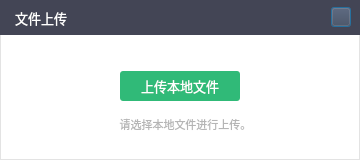
<?xml version="1.0" encoding="UTF-8"?>
<ui version="4.0">
 <class>STCloudUploadFileClass</class>
 <widget class="QDialog" name="STCloudUploadFileClass">
  <property name="geometry">
   <rect>
    <x>0</x>
    <y>0</y>
    <width>360</width>
    <height>160</height>
   </rect>
  </property>
  <property name="sizePolicy">
   <sizepolicy hsizetype="Preferred" vsizetype="Preferred">
    <horstretch>0</horstretch>
    <verstretch>0</verstretch>
   </sizepolicy>
  </property>
  <property name="minimumSize">
   <size>
    <width>360</width>
    <height>160</height>
   </size>
  </property>
  <property name="maximumSize">
   <size>
    <width>360</width>
    <height>160</height>
   </size>
  </property>
  <property name="windowTitle">
   <string>STCloudUploadFile</string>
  </property>
  <property name="styleSheet">
   <string notr="true">QDialog {background-color: #ffffff;border: 1px solid #e3e3e3;}</string>
  </property>
  <layout class="QVBoxLayout" name="verticalLayout">
   <property name="spacing">
    <number>0</number>
   </property>
   <property name="leftMargin">
    <number>0</number>
   </property>
   <property name="topMargin">
    <number>0</number>
   </property>
   <property name="rightMargin">
    <number>0</number>
   </property>
   <property name="bottomMargin">
    <number>0</number>
   </property>
   <item>
    <widget class="QWidget" name="widTitle" native="true">
     <property name="minimumSize">
      <size>
       <width>0</width>
       <height>35</height>
      </size>
     </property>
     <property name="maximumSize">
      <size>
       <width>16777215</width>
       <height>35</height>
      </size>
     </property>
     <property name="styleSheet">
      <string notr="true">background-color: #434555;</string>
     </property>
     <layout class="QHBoxLayout" name="horizontalLayout_10">
      <property name="spacing">
       <number>0</number>
      </property>
      <property name="leftMargin">
       <number>15</number>
      </property>
      <property name="topMargin">
       <number>0</number>
      </property>
      <property name="rightMargin">
       <number>0</number>
      </property>
      <property name="bottomMargin">
       <number>0</number>
      </property>
      <item>
       <widget class="QLabel" name="label_3">
        <property name="font">
         <font>
          <family>微软雅黑</family>
          <pointsize>10</pointsize>
         </font>
        </property>
        <property name="styleSheet">
         <string notr="true">color: rgb(255, 255, 255);</string>
        </property>
        <property name="text">
         <string>文件上传</string>
        </property>
       </widget>
      </item>
      <item>
       <spacer name="horizontalSpacer_5">
        <property name="orientation">
         <enum>Qt::Horizontal</enum>
        </property>
        <property name="sizeHint" stdset="0">
         <size>
          <width>448</width>
          <height>20</height>
         </size>
        </property>
       </spacer>
      </item>
      <item>
       <widget class="QWidget" name="widget_17" native="true">
        <layout class="QHBoxLayout" name="horizontalLayout_9">
         <property name="topMargin">
          <number>0</number>
         </property>
         <property name="bottomMargin">
          <number>0</number>
         </property>
         <item>
          <widget class="QPushButton" name="pbClose">
           <property name="minimumSize">
            <size>
             <width>20</width>
             <height>20</height>
            </size>
           </property>
           <property name="maximumSize">
            <size>
             <width>20</width>
             <height>20</height>
            </size>
           </property>
           <property name="styleSheet">
            <string notr="true">
QPushButton{border-image: url(:/STSample/Resources/images/close.png);}

QPushButton:hover:!pressed {
	
	background-color: #ff6741;
}</string>
           </property>
           <property name="text">
            <string/>
           </property>
          </widget>
         </item>
        </layout>
       </widget>
      </item>
     </layout>
    </widget>
   </item>
   <item>
    <widget class="QStackedWidget" name="swUpload">
     <property name="currentIndex">
      <number>0</number>
     </property>
     <widget class="QWidget" name="pageInit">
      <property name="styleSheet">
       <string notr="true">QWidget#pageInit{border-left: 1px solid #e3e3e3;
border-right: 1px solid #e3e3e3;border-bottom: 1px solid #e3e3e3;}</string>
      </property>
      <layout class="QVBoxLayout" name="verticalLayout_3">
       <property name="spacing">
        <number>6</number>
       </property>
       <property name="leftMargin">
        <number>1</number>
       </property>
       <property name="topMargin">
        <number>0</number>
       </property>
       <property name="rightMargin">
        <number>1</number>
       </property>
       <property name="bottomMargin">
        <number>0</number>
       </property>
       <item>
        <spacer name="verticalSpacer">
         <property name="orientation">
          <enum>Qt::Vertical</enum>
         </property>
         <property name="sizeHint" stdset="0">
          <size>
           <width>20</width>
           <height>40</height>
          </size>
         </property>
        </spacer>
       </item>
       <item>
        <widget class="QWidget" name="widUpload" native="true">
         <layout class="QHBoxLayout" name="horizontalLayout">
          <property name="topMargin">
           <number>9</number>
          </property>
          <property name="bottomMargin">
           <number>9</number>
          </property>
          <item>
           <spacer name="horizontalSpacer">
            <property name="orientation">
             <enum>Qt::Horizontal</enum>
            </property>
            <property name="sizeHint" stdset="0">
             <size>
              <width>73</width>
              <height>20</height>
             </size>
            </property>
           </spacer>
          </item>
          <item>
           <widget class="QPushButton" name="pbUpload">
            <property name="minimumSize">
             <size>
              <width>120</width>
              <height>30</height>
             </size>
            </property>
            <property name="maximumSize">
             <size>
              <width>120</width>
              <height>30</height>
             </size>
            </property>
            <property name="font">
             <font>
              <family>微软雅黑</family>
              <pointsize>10</pointsize>
             </font>
            </property>
            <property name="styleSheet">
             <string notr="true">

QPushButton {
	border-radius: 3px;
	color: rgb(255, 255, 255);
	background-color: rgb(48, 186, 120);
}
QPushButton:hover:pressed {
	background-color: rgb(48, 186, 120);
}
QPushButton:hover:!pressed {
	
	background-color: rgb(109, 206, 160);
}</string>
            </property>
            <property name="text">
             <string>上传本地文件</string>
            </property>
            <property name="flat">
             <bool>false</bool>
            </property>
           </widget>
          </item>
          <item>
           <spacer name="horizontalSpacer_2">
            <property name="orientation">
             <enum>Qt::Horizontal</enum>
            </property>
            <property name="sizeHint" stdset="0">
             <size>
              <width>73</width>
              <height>20</height>
             </size>
            </property>
           </spacer>
          </item>
         </layout>
        </widget>
       </item>
       <item>
        <widget class="QLabel" name="label">
         <property name="font">
          <font>
           <family>微软雅黑</family>
           <pointsize>8</pointsize>
          </font>
         </property>
         <property name="styleSheet">
          <string notr="true">color: rgb(181, 181, 181);</string>
         </property>
         <property name="text">
          <string>　请选择本地文件进行上传。</string>
         </property>
         <property name="alignment">
          <set>Qt::AlignCenter</set>
         </property>
        </widget>
       </item>
       <item>
        <spacer name="verticalSpacer_2">
         <property name="orientation">
          <enum>Qt::Vertical</enum>
         </property>
         <property name="sizeHint" stdset="0">
          <size>
           <width>20</width>
           <height>40</height>
          </size>
         </property>
        </spacer>
       </item>
      </layout>
     </widget>
     <widget class="QWidget" name="pageUpload">
      <property name="styleSheet">
       <string notr="true">QWidget#pageUpload{border-left: 1px solid #e3e3e3;
border-right: 1px solid #e3e3e3;border-bottom: 1px solid #e3e3e3;}</string>
      </property>
      <layout class="QVBoxLayout" name="verticalLayout_4">
       <property name="leftMargin">
        <number>30</number>
       </property>
       <property name="topMargin">
        <number>0</number>
       </property>
       <property name="rightMargin">
        <number>30</number>
       </property>
       <property name="bottomMargin">
        <number>0</number>
       </property>
       <item>
        <spacer name="verticalSpacer_3">
         <property name="orientation">
          <enum>Qt::Vertical</enum>
         </property>
         <property name="sizeHint" stdset="0">
          <size>
           <width>20</width>
           <height>40</height>
          </size>
         </property>
        </spacer>
       </item>
       <item>
        <widget class="QProgressBar" name="pbUploadStatus">
         <property name="font">
          <font>
           <family>微软雅黑</family>
          </font>
         </property>
         <property name="styleSheet">
          <string notr="true">QProgressBar {   border: 0px solid  #e3e3e3;   border-radius: 5px;  
    background-color: rgb(216, 216, 216);color: #ffffff;}

QProgressBar::chunk {   
	background-color: rgb(48, 186, 120); border-radius: 5px;   }</string>
         </property>
         <property name="value">
          <number>0</number>
         </property>
         <property name="alignment">
          <set>Qt::AlignCenter</set>
         </property>
         <property name="textVisible">
          <bool>true</bool>
         </property>
        </widget>
       </item>
       <item>
        <widget class="QWidget" name="widButton" native="true">
         <property name="styleSheet">
          <string notr="true"/>
         </property>
         <layout class="QHBoxLayout" name="hblayout">
          <property name="spacing">
           <number>50</number>
          </property>
          <property name="leftMargin">
           <number>10</number>
          </property>
          <property name="topMargin">
           <number>10</number>
          </property>
          <property name="rightMargin">
           <number>10</number>
          </property>
          <property name="bottomMargin">
           <number>10</number>
          </property>
          <item>
           <spacer name="horizontalSpacer_8">
            <property name="orientation">
             <enum>Qt::Horizontal</enum>
            </property>
            <property name="sizeHint" stdset="0">
             <size>
              <width>40</width>
              <height>20</height>
             </size>
            </property>
           </spacer>
          </item>
          <item>
           <widget class="QPushButton" name="pbGoon">
            <property name="minimumSize">
             <size>
              <width>65</width>
              <height>25</height>
             </size>
            </property>
            <property name="maximumSize">
             <size>
              <width>65</width>
              <height>25</height>
             </size>
            </property>
            <property name="font">
             <font>
              <family>微软雅黑</family>
              <pointsize>10</pointsize>
             </font>
            </property>
            <property name="styleSheet">
             <string notr="true">

QPushButton {
	border-radius: 3px;
	color: rgb(255, 255, 255);
	background-color: rgb(48, 186, 120);
}
QPushButton:hover:pressed {
	background-color: rgb(48, 186, 120);
}
QPushButton:hover:!pressed {
	
	background-color: rgb(109, 206, 160);
}</string>
            </property>
            <property name="text">
             <string>继续上传</string>
            </property>
           </widget>
          </item>
          <item>
           <widget class="QPushButton" name="pbOK">
            <property name="minimumSize">
             <size>
              <width>65</width>
              <height>25</height>
             </size>
            </property>
            <property name="maximumSize">
             <size>
              <width>65</width>
              <height>25</height>
             </size>
            </property>
            <property name="font">
             <font>
              <family>微软雅黑</family>
              <pointsize>10</pointsize>
             </font>
            </property>
            <property name="styleSheet">
             <string notr="true">

QPushButton {
	border-radius: 3px;
	color: rgb(255, 255, 255);
	background-color: rgb(255, 103, 65);
}
QPushButton:hover:pressed {
	background-color: rgb(255, 103, 65);
}
QPushButton:hover:!pressed {
	background-color: rgb(255, 133, 103);
}</string>
            </property>
            <property name="text">
             <string>结束上传</string>
            </property>
           </widget>
          </item>
          <item>
           <widget class="QPushButton" name="pbCancel">
            <property name="minimumSize">
             <size>
              <width>65</width>
              <height>25</height>
             </size>
            </property>
            <property name="maximumSize">
             <size>
              <width>65</width>
              <height>25</height>
             </size>
            </property>
            <property name="font">
             <font>
              <family>微软雅黑</family>
              <pointsize>10</pointsize>
             </font>
            </property>
            <property name="styleSheet">
             <string notr="true">

QPushButton {
	border-radius: 3px;
	color: rgb(255, 255, 255);
	background-color: rgb(255, 103, 65);
}
QPushButton:hover:pressed {
	background-color: rgb(255, 103, 65);
}
QPushButton:hover:!pressed {
	background-color: rgb(255, 133, 103);
}</string>
            </property>
            <property name="text">
             <string>取　消</string>
            </property>
           </widget>
          </item>
          <item>
           <spacer name="horizontalSpacer_7">
            <property name="orientation">
             <enum>Qt::Horizontal</enum>
            </property>
            <property name="sizeHint" stdset="0">
             <size>
              <width>40</width>
              <height>20</height>
             </size>
            </property>
           </spacer>
          </item>
         </layout>
        </widget>
       </item>
       <item>
        <spacer name="verticalSpacer_5">
         <property name="orientation">
          <enum>Qt::Vertical</enum>
         </property>
         <property name="sizeHint" stdset="0">
          <size>
           <width>20</width>
           <height>40</height>
          </size>
         </property>
        </spacer>
       </item>
      </layout>
     </widget>
    </widget>
   </item>
   <item>
    <widget class="QWidget" name="widget" native="true">
     <property name="styleSheet">
      <string notr="true">QWidget#widget{border-left: 1px solid #e3e3e3;
border-right: 1px solid #e3e3e3;}</string>
     </property>
     <layout class="QVBoxLayout" name="verticalLayout_2">
      <property name="topMargin">
       <number>0</number>
      </property>
      <property name="bottomMargin">
       <number>0</number>
      </property>
     </layout>
    </widget>
   </item>
  </layout>
  <zorder>widget</zorder>
  <zorder>widTitle</zorder>
  <zorder>pbCancel</zorder>
  <zorder>swUpload</zorder>
 </widget>
 <resources>
  <include location="stsample.qrc"/>
 </resources>
 <connections/>
</ui>
